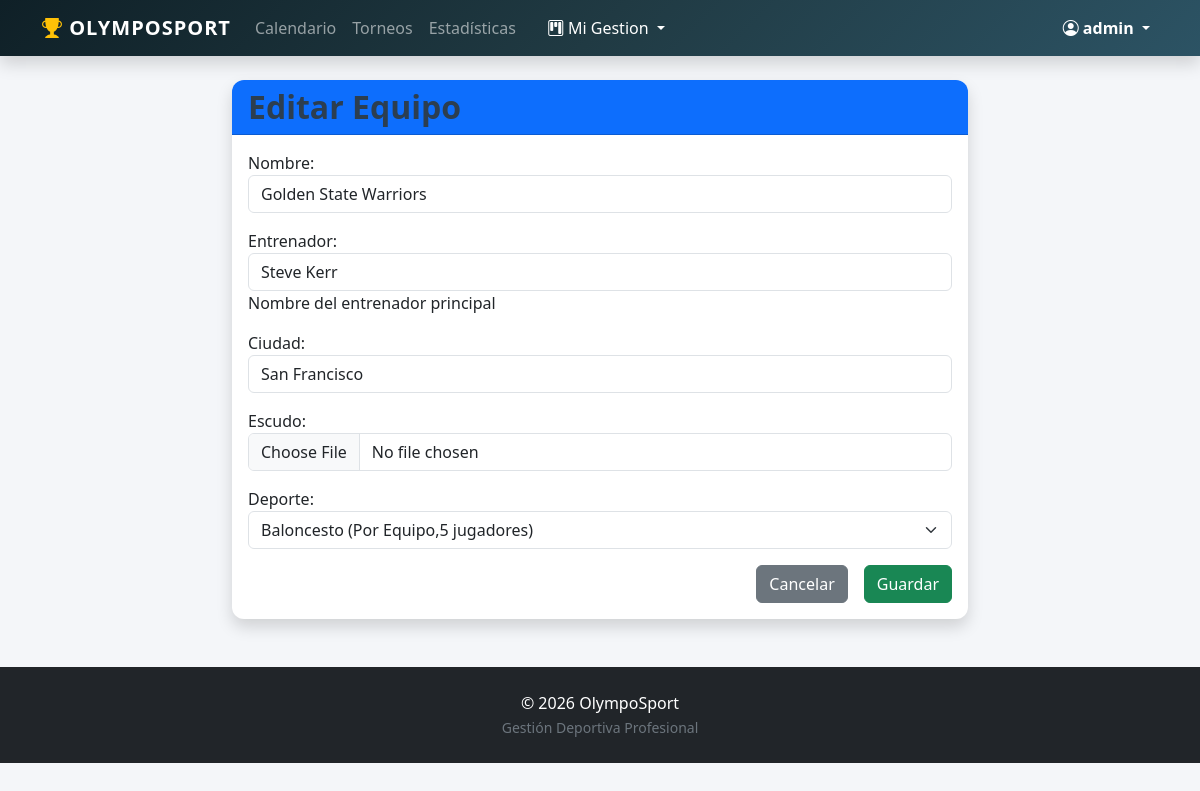
Screenshot of /equipos/8/editar/ (signed in) with the database file from the repository.
### SportApp/models.py (models this page shows, shortened)
class Equipo(models.Model):
    usuario=models.ForeignKey(User,on_delete=models.CASCADE,related_name='equipos')
    nombre = models.CharField(max_length=100)
    entrenador = models.CharField(max_length=100, help_text="Nombre del entrenador principal")
    ciudad = models.CharField(max_length=100)
    escudo = models.ImageField(upload_to='escudos/', null=True, blank=True)
    deporte = models.ForeignKey(Deporte, on_delete=models.CASCADE, related_name='equipos')

class Deporte(models.Model):
    class TipoDeporte(models.TextChoices):
        EQUIPO = 'EQUIPO', 'Por Equipo'
        INDIVIDUAL = 'INDIVIDUAL', 'Individual'
    class SistemaPuntuacion(models.TextChoices):
        GOLES = 'GOLES', 'Goles (Fútbol, Balonmano)'
        CANASTAS = 'CANASTAS', 'Canastas/Puntos (Baloncesto)'
        SETS = 'SETS', 'Sets (Tenis, Voleibol,Padel)'
        PUNTOS = 'PUNTOS', 'Puntos Genéricos'
    nombre = models.CharField(max_length=100, unique=True, help_text="Ej: Fútbol, Tenis")
    tipo = models.CharField(
        max_length=20,
        choices=TipoDeporte.choices,
        default=TipoDeporte.EQUIPO,
        verbose_name="Tipo de Deporte"
    )
    sistema_puntuacion = models.CharField(
        max_length=20,
        choices=SistemaPuntuacion.choices,
        default=SistemaPuntuacion.PUNTOS,
        verbose_name="Sistema de Puntuación"
    )
    jugadores_por_equipo = models.PositiveIntegerField(
        default=1,
        validators=[MinValueValidator(1, "Debe haber al menos 1 jugador")],
        help_text="Número de jugadores en campo por equipo"
    )
    def __str__(self):
        return f"{self.nombre} ({self.get_tipo_display()},{self.jugadores_por_equipo} jugadores)"

### SportApp/views.py (the view)
# urls.py: path('equipos/<int:pk>/editar/', views.EquipoUpdateView.as_view(), name='equipo_editar'),
class EquipoUpdateView(LoginRequiredMixin, UpdateView):
    model = Equipo
    form_class = EquipoForm
    template_name = 'SportApp/equipo_crear.html'
    success_url = reverse_lazy('equipo_lista')
    def get_queryset(self):
        if self.request.user.is_staff:
            return Equipo.objects.all()
        return Equipo.objects.filter(usuario=self.request.user)#solo permitimos editar equipos del usuario

### SportApp/forms.py
class EquipoForm(forms.ModelForm):
    class Meta:
        model = Equipo
        exclude=['usuario'] # Excluir el campo 'usuario' del formulario
        fields = '__all__'
        widgets = {
            'nombre': forms.TextInput(attrs={'class': 'form-control'}),
            'entrenador': forms.TextInput(attrs={'class': 'form-control'}),
            'ciudad': forms.TextInput(attrs={'class': 'form-control'}),
            'escudo': forms.FileInput(attrs={'class': 'form-control'}),
            'deporte': forms.Select(attrs={'class': 'form-select'}),
        }

### SportApp/templates/SportApp/equipo_crear.html (shortened to what this page needs)
{% extends "SportApp/base.html" %}
{% block content %}
<div class="row justify-content-center">
    <div class="col-md-8">
        <div class="card shadow">
            <div class="card-header bg-primary text-white">
                <h2 class="mb-0">{% if form.instance.pk %}Editar Equipo{% else %}Crear Equipo{% endif %}</h2>
            </div>
            <div class="card-body">
                <form method="post" enctype="multipart/form-data">
                    <div class="mb-3">
                        {{ form.as_p }}
                    </div>
                    <div class="d-grid gap-2 d-md-flex justify-content-md-end">
                        <a href="{% url 'equipo_lista' %}" class="btn btn-secondary me-md-2">Cancelar</a>
                        <button type="submit" class="btn btn-success">Guardar</button>
                    </div>
                </form>
            </div>
        </div>
    </div>
</div>
{% endblock %}

### SportApp/templates/SportApp/base.html (shortened to what this page needs)
{% load static %}
<!DOCTYPE html>
<html lang="es">
<head>
    <link href="https://cdn.jsdelivr.net/npm/bootstrap@5.3.0/dist/css/bootstrap.min.css" rel="stylesheet">
    <link rel="stylesheet" href="https://cdn.jsdelivr.net/npm/bootstrap-icons@1.11.0/font/bootstrap-icons.css">
    <link rel="stylesheet" href="{% static 'SportApp/style.css' %}">
</head>
<body>
    <nav class="navbar navbar-expand-lg navbar-dark bg-dark mb-4 shadow">
        <div class="container">
            <a class="navbar-brand fw-bold" href="{% url 'inicio' %}">
                <i class="bi bi-trophy-fill text-warning"></i> OlympoSport
            </a>
            <div class="collapse navbar-collapse" id="navbarNav">
                <ul class="navbar-nav me-auto">
                    <li class="nav-item"><a class="nav-link" href="{% url 'ver_eventos' %}">Calendario</a></li>
                    <li class="nav-item"><a class="nav-link" href="{% url 'torneo_lista' %}">Torneos</a></li>
                    <li class="nav-item"><a class="nav-link" href="{% url 'estadisticas' %}">Estadísticas</a></li>
                    {% if user.is_authenticated %}
                        <li class="nav-item dropdown ms-lg-3">
                            <a class="nav-link dropdown-toggle text-white" href="#" role="button" data-bs-toggle="dropdown">
                                <i class="bi bi-kanban"></i> Mi Gestion
                            </a>
                        </li>
                    {% endif %}
                </ul>
                <ul class="navbar-nav ms-auto align-items-center">
                    {% if user.is_authenticated %}
                        <li class="nav-item dropdown">
                            <a class="nav-link dropdown-toggle active fw-bold" href="#" role="button" data-bs-toggle="dropdown">
                                <i class="bi bi-person-circle"></i> {{ user.username }}
                            </a>
                        </li>
                    {% else %}
                        <li class="nav-item">
                            <a href="{% url 'login' %}" class="btn btn-outline-light btn-sm">
                                <i class="bi bi-box-arrow-in-right"></i> Iniciar Sesión
                            </a>
                        </li>
                    {% endif %}
                </ul>
            </div>
        </div>
    </nav>
    <div class="container">
        {% block content %}
        {% endblock %}
    </div>
    <footer class="bg-dark text-white text-center py-4 mt-5">
        <div class="container">
            <p class="mb-0">© 2026 OlympoSport</p>
            <small class="text-secondary">Gestión Deportiva Profesional</small>
        </div>
    </footer>
</body>
</html>

### SportApp/static/SportApp/style.css (style rules this page uses)
body { background-color: #f4f6f9; font-family: 'Segoe UI', Tahoma, Geneva, Verdana, sans-serif; }
.navbar-dark.bg-dark { background: linear-gradient(135deg, #0f2027 0%, #203a43 50%, #2c5364 100%) !important; box-shadow: 0 4px 12px rgba(0,0,0,0.15); }
.navbar-brand { font-weight: 700; letter-spacing: 1px; text-transform: uppercase; }
.card { border: none; border-radius: 12px; box-shadow: 0 2px 5px rgba(0,0,0,0.05); transition: transform 0.3s ease, box-shadow 0.3s ease; overflow: hidden; }
h1, h2, h3 { color: #2c3e50; font-weight: 600; }

### SportApp/templates/SportApp/base.html (style rules this page uses)
body { min-height: 100vh; display: flex; flex-direction: column; }
footer { margin-top: auto; }

### rows the page displays
Equipo: nombre "Golden State Warriors", entrenador "Steve Kerr", ciudad "San Francisco", deporte "Baloncesto (Por Equipo,5 jugadores)"

### other values shown
{{ user.username }} "admin"
